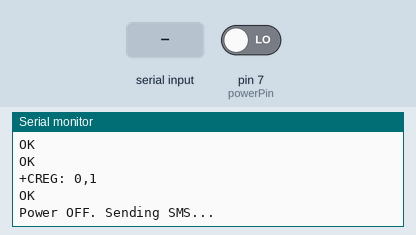
Bench run of a sketch on a simulated Arduino Uno, built with avr-gcc and run on an emulated ATmega328P. Parts: the last lines printed to the serial monitor. The inputs (shaded band) are chosen by the test bench; at power-on: pin 7 (powerPin) LOW. The modem accepts every AT command (registered, SIM ready, sends succeed) and sends nothing else.

Above: at 5.2 s.
5.3 s: pin 7 (powerPin) driven HIGH
At 7.9 s:
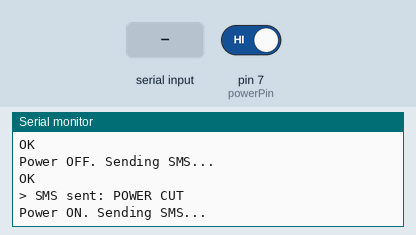
8.0 s: "1" received over the second serial link
At 8.5 s:
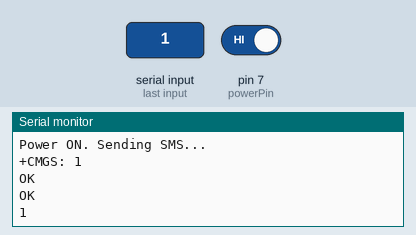

Measured:
- after the input at 5.3 s, the serial monitor: prints a new line after 2.3 s (image 1)
- after the input at 8.0 s, the serial monitor: prints a new line after 0.12 s (image 2)

The sketch:

PowerMonitorSMS.ino
```cpp
#include <SoftwareSerial.h>

SoftwareSerial sim800Serial(3, 2); // SIM800L Tx & Rx pins

const String phoneNumber = "+1234567890"; // Example phone number
const int powerPin = 7; // Digital pin to check power status

bool powerUpNotified = false;
bool powerDownNotified = false;

bool isPowerOn() {
    int pinStatus = digitalRead(powerPin);
    return pinStatus == HIGH;
}

void sendSMS(const String& number, const String& message) {
    String command = "AT+CMGS=\"" + number + "\"";

    sim800Serial.println("AT+CMGF=1"); // Set SMS mode to text
    updateSerial();
    sim800Serial.println(command); // Send the recipient number
    updateSerial();
    sim800Serial.print(message); // Send the message
    updateSerial();
    sim800Serial.write(26); // ASCII code for Ctrl+Z to send the SMS
    Serial.println("SMS sent: " + message);
}

void setup() {
    pinMode(powerPin, INPUT); // Set the power pin as input
    Serial.begin(9600); // Initialize Serial Monitor
    sim800Serial.begin(9600); // Initialize SIM800 Serial
    initializeSIM800();
    delay(1000); // Wait for SIM800 to initialize
}

void loop() {
    delay(1000); // Wait 1 second before checking power status again

    bool powerStatus = isPowerOn();

    if (powerStatus) {
        if (!powerUpNotified) {
            Serial.println("Power ON. Sending SMS...");
            sendSMS(phoneNumber, "POWER RECOVERED");
            powerDownNotified = false;
            powerUpNotified = true;
        }
    } else {
        if (!powerDownNotified) {
            Serial.println("Power OFF. Sending SMS...");
            sendSMS(phoneNumber, "POWER CUT");
            powerUpNotified = false;
            powerDownNotified = true;
        }
    }
}

void initializeSIM800() {
    Serial.println("Initializing SIM800...");
    delay(1000);
    sim800Serial.println("AT"); // Check connection
    updateSerial();
    sim800Serial.println("AT+CSQ"); // Signal quality test
    updateSerial();
    sim800Serial.println("AT+CCID"); // SIM card info
    updateSerial();
    sim800Serial.println("AT+CREG?"); // Network registration status
    updateSerial();
}

void updateSerial() {
    delay(500); // Wait for the serial data to be available
    while (Serial.available()) {
        sim800Serial.write(Serial.read()); // Forward data from Serial Monitor to SIM800
    }

    while (sim800Serial.available()) {
        Serial.write(sim800Serial.read()); // Forward data from SIM800 to Serial Monitor
    }
}
```
